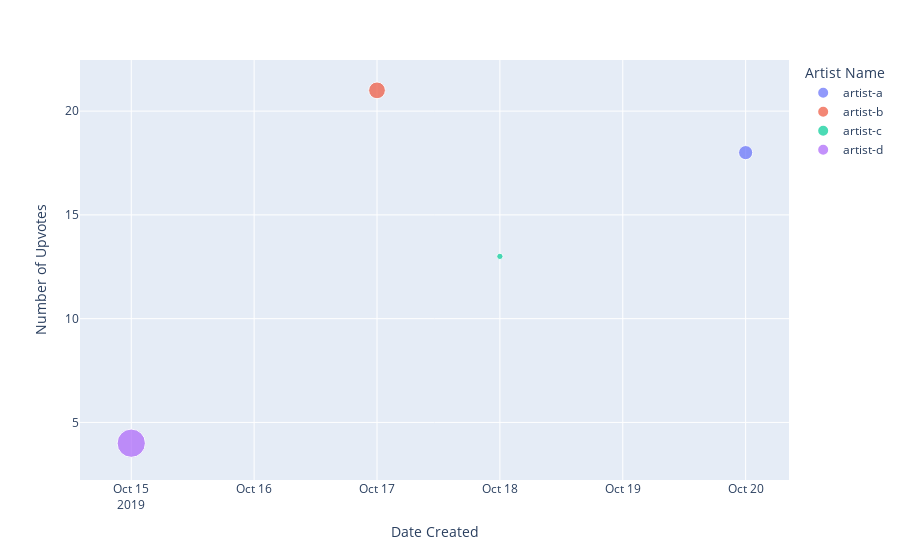

The code cell stored with this chart in its notebook:
### Code cell
fig = px.scatter(
    df.query('platform==1'),
    x="Date Created", y="Number of Upvotes",
    size="Total Comments on post",
    color="Artist Name",
    hover_name="Title")
fig.show()

### Figure 1 — Plotly figure (JSON) as saved in the notebook; plotly's stock layout.template omitted (floating-point values rounded to 4 significant figures)
{"data": [{"hovertemplate": "<b>%{hovertext}</b><br><br>Artist Name=artist-a<br>Date Created=%{x}<br>Number of Upvotes=%{y}<br>Total Comments on post=%{marker.size}<extra></extra>", "hovertext": ["title-a"], "legendgroup": "artist-a", "marker": {"color": "#636efa", "size": [5], "sizemode": "area", "sizeref": 0.05, "symbol": "circle"}, "mode": "markers", "name": "artist-a", "orientation": "v", "showlegend": true, "type": "scatter", "x": ["2019-10-20"], "xaxis": "x", "y": [18], "yaxis": "y"}, {"hovertemplate": "<b>%{hovertext}</b><br><br>Artist Name=artist-b<br>Date Created=%{x}<br>Number of Upvotes=%{y}<br>Total Comments on post=%{marker.size}<extra></extra>", "hovertext": ["title-b"], "legendgroup": "artist-b", "marker": {"color": "#EF553B", "size": [7], "sizemode": "area", "sizeref": 0.05, "symbol": "circle"}, "mode": "markers", "name": "artist-b", "orientation": "v", "showlegend": true, "type": "scatter", "x": ["2019-10-17"], "xaxis": "x", "y": [21], "yaxis": "y"}, {"hovertemplate": "<b>%{hovertext}</b><br><br>Artist Name=artist-c<br>Date Created=%{x}<br>Number of Upvotes=%{y}<br>Total Comments on post=%{marker.size}<extra></extra>", "hovertext": ["title-c"], "legendgroup": "artist-c", "marker": {"color": "#00cc96", "size": [1], "sizemode": "area", "sizeref": 0.05, "symbol": "circle"}, "mode": "markers", "name": "artist-c", "orientation": "v", "showlegend": true, "type": "scatter", "x": ["2019-10-18"], "xaxis": "x", "y": [13], "yaxis": "y"}, {"hovertemplate": "<b>%{hovertext}</b><br><br>Artist Name=artist-d<br>Date Created=%{x}<br>Number of Upvotes=%{y}<br>Total Comments on post=%{marker.size}<extra></extra>", "hovertext": ["title-d"], "legendgroup": "artist-d", "marker": {"color": "#ab63fa", "size": [20], "sizemode": "area", "sizeref": 0.05, "symbol": "circle"}, "mode": "markers", "name": "artist-d", "orientation": "v", "showlegend": true, "type": "scatter", "x": ["2019-10-15"], "xaxis": "x", "y": [4], "yaxis": "y"}], "layout": {"legend": {"itemsizing": "constant", "title": {"text": "Artist Name"}, "tracegroupgap": 0}, "margin": {"t": 60}, "xaxis": {"anchor": "y", "domain": [0, 1], "title": {"text": "Date Created"}}, "yaxis": {"anchor": "x", "domain": [0, 1], "title": {"text": "Number of Upvotes"}}}}
